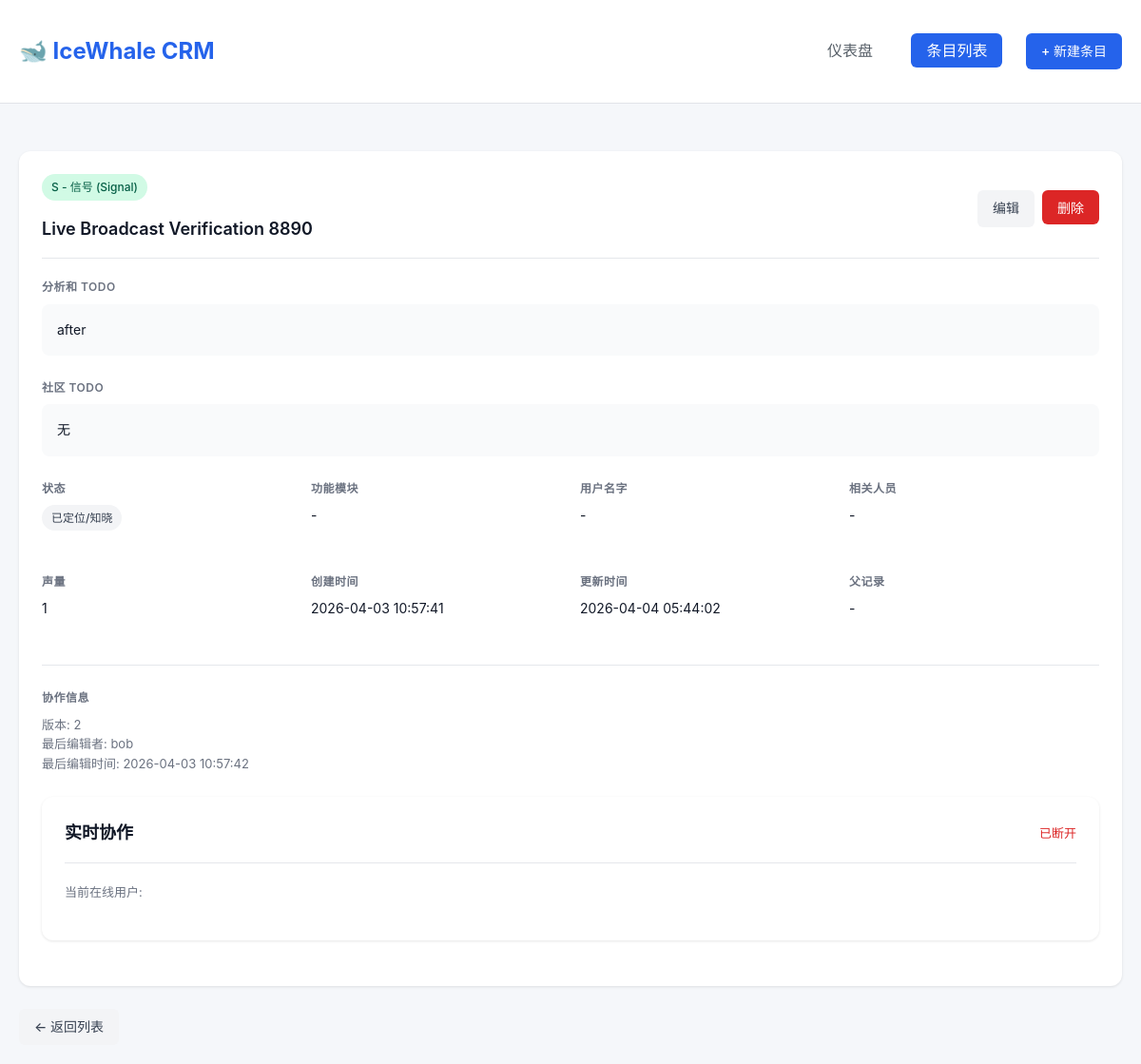
Page /entries/cafc33fa-9bbf-45bc-93a5-2be298470803 on the committed database.
### crm/models.py (models this page shows, shortened)
class Base(DeclarativeBase):
    """Base class for all models."""

class CRMEntry(Base):
    __tablename__ = "crm_entries"
    id: Mapped[str] = mapped_column(String(36), primary_key=True, default=lambda: str(uuid.uuid4()))
    title: Mapped[str] = mapped_column(String(500), nullable=False)
    analysis_todo: Mapped[str | None] = mapped_column(Text, nullable=True)
    community_todo: Mapped[str | None] = mapped_column(Text, nullable=True)
    source_url: Mapped[str | None] = mapped_column(String(1000), nullable=True)
    assignee: Mapped[str | None] = mapped_column(String(100), nullable=True)
    status_tag: Mapped[str] = mapped_column(
        String(50), nullable=False, default=StatusTag.IDENTIFIED.value
    )
    feature_module: Mapped[str | None] = mapped_column(String(50), nullable=True)
    user_name: Mapped[str | None] = mapped_column(String(100), nullable=True)
    volume: Mapped[int] = mapped_column(Integer, default=1)
    updated_at: Mapped[datetime] = mapped_column(
        DateTime(timezone=True),
        default=lambda: datetime.now(timezone.utc),
        onupdate=lambda: datetime.now(timezone.utc),
    )
    notes: Mapped[str | None] = mapped_column(Text, nullable=True)
    parent_record: Mapped[str | None] = mapped_column(String(500), nullable=True)
    type_tag: Mapped[str] = mapped_column(String(10), nullable=False, default=TypeTag.SIGNAL.value)
    attachments: Mapped[list[str] | None] = mapped_column(JSON, nullable=True, default=list)
    knowledge_base_url: Mapped[str | None] = mapped_column(String(1000), nullable=True)
    github_issue_url: Mapped[str | None] = mapped_column(String(1000), nullable=True)
    source_type: Mapped[str | None] = mapped_column(String(50), nullable=True)
    created_at: Mapped[datetime] = mapped_column(
        DateTime(timezone=True),
        default=lambda: datetime.now(timezone.utc),
    )
    version: Mapped[int] = mapped_column(Integer, default=1, nullable=False)
    last_edited_by: Mapped[str | None] = mapped_column(String(100), nullable=True)
    last_edited_at: Mapped[datetime | None] = mapped_column(DateTime(timezone=True), nullable=True)
    is_being_edited: Mapped[bool] = mapped_column(default=False)
    edited_by_session: Mapped[str | None] = mapped_column(String(100), nullable=True)
    edit_session_expires: Mapped[datetime | None] = mapped_column(DateTime(timezone=True), nullable=True)
    history: Mapped[list["EditHistory"]] = relationship(
        "EditHistory",
        back_populates="entry",
        order_by="desc(EditHistory.created_at)"
    )

### crm/web.py (the view)
@app.get("/entries/{entry_id}", response_class=HTMLResponse)
async def view_entry(entry_id: str, request: Request, db: Session = Depends(get_db)):
    entry = crud.get_entry(db, entry_id)
    if not entry:
        raise HTTPException(status_code=404, detail="Entry not found")
    filter_options = search.get_filter_options(db)
    return templates.TemplateResponse(
        request,
        "detail.html",
        {
            "entry": entry,
            "filter_options": filter_options,
        },
    )

### crm/templates/detail.html (shortened to what this page needs)
{% extends "base.html" %}
{% block content %}
<div class="card">
    <div class="card-header">
        <div>
            <span class="tag tag-type-{{ entry.type_tag }}" style="margin-bottom: 8px; display: inline-block;">
                {% if entry.type_tag == 'R' %}R - 需求 (Request)
                {% elif entry.type_tag == 'Q' %}Q - 问题 (Question)
                {% elif entry.type_tag == 'S' %}S - 信号 (Signal)
                {% elif entry.type_tag == 'Tips' %}Tips - 技巧/教程
                {% else %}{{ entry.type_tag }}{% endif %}
            </span>
            <h1 class="card-title" style="margin-top: 8px;">{{ entry.title }}</h1>
        </div>
        <div style="display: flex; gap: 8px;">
            <a href="/entries/{{ entry.id }}/edit" class="btn btn-secondary">编辑</a>
            <form method="post" action="/entries/{{ entry.id }}/delete" onsubmit="return confirm('确定要删除此条目吗？');" style="display: inline;">
                <button type="submit" class="btn btn-danger">删除</button>
            </form>
        </div>
    </div>
    <div class="detail-section">
        <div class="detail-label">分析和 todo</div>
        <div class="detail-value" style="white-space: pre-wrap; background: #f9fafb; padding: 16px; border-radius: 8px;">{{ entry.analysis_todo or '无' }}</div>
    </div>
    <div class="detail-section">
        <div class="detail-label">社区 todo</div>
        <div class="detail-value" style="white-space: pre-wrap; background: #f9fafb; padding: 16px; border-radius: 8px;">{{ entry.community_todo or '无' }}</div>
    </div>
    <div class="detail-grid">
        <div class="detail-section">
            <div class="detail-label">状态</div>
            <div class="detail-value">
                <span class="tag tag-status">{{ entry.status_tag }}</span>
            </div>
        </div>
        <div class="detail-section">
            <div class="detail-label">功能模块</div>
            <div class="detail-value">{{ entry.feature_module or '-' }}</div>
        </div>
        <div class="detail-section">
            <div class="detail-label">用户名字</div>
            <div class="detail-value">{{ entry.user_name or '-' }}</div>
        </div>
        <div class="detail-section">
            <div class="detail-label">相关人员</div>
            <div class="detail-value">{{ entry.assignee or '-' }}</div>
        </div>
        <div class="detail-section">
            <div class="detail-label">声量</div>
            <div class="detail-value">{{ entry.volume }}</div>
        </div>
        <div class="detail-section">
            <div class="detail-label">创建时间</div>
            <div class="detail-value">{{ entry.created_at.strftime('%Y-%m-%d %H:%M:%S') }}</div>
        </div>
        <div class="detail-section">
            <div class="detail-label">更新时间</div>
            <div class="detail-value">{{ entry.updated_at.strftime('%Y-%m-%d %H:%M:%S') }}</div>
        </div>
        <div class="detail-section">
            <div class="detail-label">父记录</div>
            <div class="detail-value">{{ entry.parent_record or '-' }}</div>
        </div>
    </div>
    <div class="detail-section" style="margin-top: 24px; padding-top: 24px; border-top: 1px solid #e5e7eb;">
        <div class="detail-label">协作信息</div>
        <div class="detail-value" style="font-size: 13px; color: #6b7280;">
            <div>版本: {{ entry.version }}</div>
            {% if entry.last_edited_by %}
            <div>最后编辑者: {{ entry.last_edited_by }}</div>
            <div>最后编辑时间: {{ entry.last_edited_at.strftime('%Y-%m-%d %H:%M:%S') }}</div>
            {% endif %}
        </div>
    </div>
    <div class="card" style="margin-top: 20px;">
        <div class="card-header">
            <h3 class="card-title">实时协作</h3>
            <span id="connection-status" style="font-size: 13px; color: #6b7280;">未连接</span>
        </div>
        <div id="active-users" style="margin-bottom: 16px;">
            <p style="font-size: 13px; color: #6b7280;">当前在线用户:</p>
        </div>
    </div>
</div>
<div style="margin-top: 20px;">
    <a href="/entries" class="btn btn-secondary">← 返回列表</a>
</div>
{% endblock %}

### crm/templates/base.html (style rules this page uses)
* { margin: 0; padding: 0; box-sizing: border-box; }
body { font-family: -apple-system, BlinkMacSystemFont, "Segoe UI", Roboto, "Helvetica Neue", Arial, sans-serif; background: #f5f7fa; color: #333; line-height: 1.6; }
.btn { display: inline-flex; align-items: center; padding: 8px 16px; border-radius: 6px; font-size: 14px; font-weight: 500; text-decoration: none; cursor: pointer; border: none; transition: all 0.2s; }
.btn-secondary { background: #f3f4f6; color: #374151; }
.btn-danger { background: #dc2626; color: #fff; }
.card { background: #fff; border-radius: 12px; box-shadow: 0 1px 3px rgba(0,0,0,0.1); padding: 24px; margin-bottom: 24px; }
.card-header { display: flex; justify-content: space-between; align-items: center; margin-bottom: 20px; padding-bottom: 16px; border-bottom: 1px solid #e5e7eb; }
.card-title { font-size: 18px; font-weight: 600; color: #111827; }
.tag { display: inline-flex; align-items: center; padding: 4px 10px; border-radius: 20px; font-size: 12px; font-weight: 500; }
.tag-type-S { background: #d1fae5; color: #065f46; }
.tag-status { background: #f3f4f6; color: #374151; }
.detail-section { margin-bottom: 24px; }
.detail-label { font-size: 12px; font-weight: 600; color: #6b7280; text-transform: uppercase; letter-spacing: 0.5px; margin-bottom: 8px; }
.detail-value { font-size: 14px; color: #111827; }
.detail-grid { display: grid; grid-template-columns: repeat(auto-fit, minmax(250px, 1fr)); gap: 20px; }

### rows in the picture
CRMEntry: title "Live Broadcast Verification 8890", analysis_todo "after", community_todo "无", status_tag "已定位/知晓", feature_module "-", user_name "-", assignee "-", volume "1", created_at "2026-04-03 10:57:41", updated_at "2026-04-04 05:44:02", parent_record "-", version "2", last_edited_by "bob", last_edited_at "2026-04-03 10:57:42"
